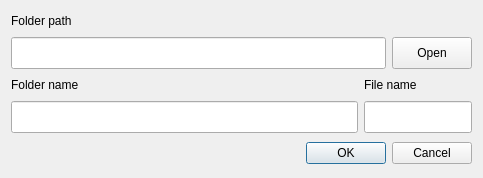
<?xml version="1.0" encoding="UTF-8"?>
<ui version="4.0">
 <class>NoteFolder</class>
 <widget class="QDialog" name="NoteFolder">
  <property name="geometry">
   <rect>
    <x>0</x>
    <y>0</y>
    <width>483</width>
    <height>178</height>
   </rect>
  </property>
  <property name="windowTitle">
   <string>Dialog</string>
  </property>
  <layout class="QGridLayout" name="gridLayout">
   <item row="0" column="0">
    <widget class="QLabel" name="label">
     <property name="sizePolicy">
      <sizepolicy hsizetype="Preferred" vsizetype="Fixed">
       <horstretch>0</horstretch>
       <verstretch>0</verstretch>
      </sizepolicy>
     </property>
     <property name="text">
      <string>Folder path</string>
     </property>
    </widget>
   </item>
   <item row="1" column="0" colspan="2">
    <widget class="QLineEdit" name="NotePath">
     <property name="minimumSize">
      <size>
       <width>0</width>
       <height>32</height>
      </size>
     </property>
    </widget>
   </item>
   <item row="1" column="2">
    <widget class="QPushButton" name="NoteButton">
     <property name="minimumSize">
      <size>
       <width>0</width>
       <height>32</height>
      </size>
     </property>
     <property name="text">
      <string>Open</string>
     </property>
    </widget>
   </item>
   <item row="2" column="0">
    <widget class="QLabel" name="label_2">
     <property name="sizePolicy">
      <sizepolicy hsizetype="Preferred" vsizetype="Fixed">
       <horstretch>0</horstretch>
       <verstretch>0</verstretch>
      </sizepolicy>
     </property>
     <property name="text">
      <string>Folder name</string>
     </property>
    </widget>
   </item>
   <item row="2" column="1" colspan="2">
    <widget class="QLabel" name="label_3">
     <property name="sizePolicy">
      <sizepolicy hsizetype="Preferred" vsizetype="Fixed">
       <horstretch>0</horstretch>
       <verstretch>0</verstretch>
      </sizepolicy>
     </property>
     <property name="text">
      <string>File name</string>
     </property>
    </widget>
   </item>
   <item row="3" column="0">
    <widget class="QLineEdit" name="NoteName">
     <property name="minimumSize">
      <size>
       <width>0</width>
       <height>32</height>
      </size>
     </property>
    </widget>
   </item>
   <item row="3" column="1" colspan="2">
    <widget class="QLineEdit" name="NoteFileName">
     <property name="minimumSize">
      <size>
       <width>0</width>
       <height>32</height>
      </size>
     </property>
    </widget>
   </item>
   <item row="4" column="0" colspan="3">
    <widget class="QDialogButtonBox" name="NoteButtonBox">
     <property name="orientation">
      <enum>Qt::Horizontal</enum>
     </property>
     <property name="standardButtons">
      <set>QDialogButtonBox::Cancel|QDialogButtonBox::Ok</set>
     </property>
    </widget>
   </item>
  </layout>
 </widget>
 <resources/>
 <connections>
  <connection>
   <sender>NoteButtonBox</sender>
   <signal>accepted()</signal>
   <receiver>NoteFolder</receiver>
   <slot>accept()</slot>
   <hints>
    <hint type="sourcelabel">
     <x>248</x>
     <y>254</y>
    </hint>
    <hint type="destinationlabel">
     <x>157</x>
     <y>274</y>
    </hint>
   </hints>
  </connection>
  <connection>
   <sender>NoteButtonBox</sender>
   <signal>rejected()</signal>
   <receiver>NoteFolder</receiver>
   <slot>reject()</slot>
   <hints>
    <hint type="sourcelabel">
     <x>316</x>
     <y>260</y>
    </hint>
    <hint type="destinationlabel">
     <x>286</x>
     <y>274</y>
    </hint>
   </hints>
  </connection>
 </connections>
</ui>
